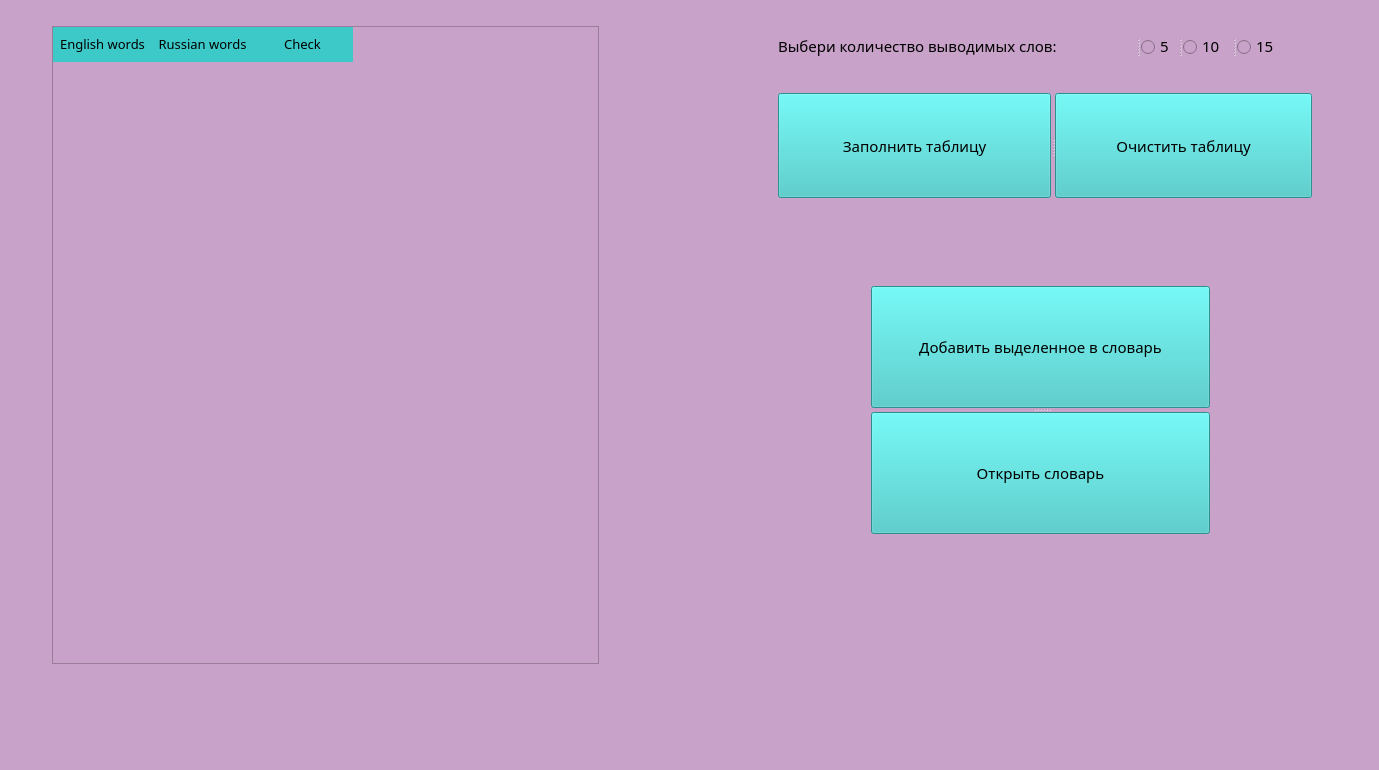
<?xml version="1.0" encoding="UTF-8"?>
<ui version="4.0">
 <class>MainWindow</class>
 <widget class="QMainWindow" name="MainWindow">
  <property name="geometry">
   <rect>
    <x>0</x>
    <y>0</y>
    <width>1379</width>
    <height>770</height>
   </rect>
  </property>
  <property name="windowTitle">
   <string>MainWindow</string>
  </property>
  <property name="styleSheet">
   <string notr="true">*
{
	background:#c8a2c8;
	font-size: 15px;
	font-family: Century Gothic, sans-serif;
}

QPushButton{
	background-color: #3cc9c7;
}

QPushButton:hover{
	background: #48f0ed;
}

QHeaderView::section {
    background-color:#3cc9c7;
    padding: 4px;
    font-size: 10pt;
    border-style: solid;
    border-bottom: 1px solid #3cc9c7;
    border-right: 1px solid #3cc9c7;
}


QTableWidget {
    gridline-color:#3cc9c7 ;
    font-size: 10pt;
}

QTableWidget QTableCornerButton::section {
    background-color:#3cc9c7;
    border: 1px solid #3cc9c7;
}
QRadioButton {
     spacing: 5px;

 }

QRadioButton::indicator {
     width: 15px;
     height: 15px;
	color:red;
 }

</string>
  </property>
  <widget class="QWidget" name="centralwidget">
   <widget class="QTableWidget" name="tableWidget">
    <property name="geometry">
     <rect>
      <x>52</x>
      <y>26</y>
      <width>547</width>
      <height>638</height>
     </rect>
    </property>
    <property name="sizeAdjustPolicy">
     <enum>QAbstractScrollArea::AdjustToContents</enum>
    </property>
    <column>
     <property name="text">
      <string>English words</string>
     </property>
    </column>
    <column>
     <property name="text">
      <string>Russian words</string>
     </property>
    </column>
    <column>
     <property name="text">
      <string>Check</string>
     </property>
    </column>
   </widget>
   <widget class="QSplitter" name="splitter">
    <property name="geometry">
     <rect>
      <x>871</x>
      <y>286</y>
      <width>339</width>
      <height>248</height>
     </rect>
    </property>
    <property name="orientation">
     <enum>Qt::Vertical</enum>
    </property>
    <widget class="QPushButton" name="pushButton_make">
     <property name="cursor">
      <cursorShape>PointingHandCursor</cursorShape>
     </property>
     <property name="text">
      <string>Добавить выделенное в словарь</string>
     </property>
     <property name="flat">
      <bool>false</bool>
     </property>
    </widget>
    <widget class="QPushButton" name="pushButton_open">
     <property name="cursor">
      <cursorShape>PointingHandCursor</cursorShape>
     </property>
     <property name="text">
      <string>Открыть словарь</string>
     </property>
     <property name="flat">
      <bool>false</bool>
     </property>
    </widget>
   </widget>
   <widget class="QSplitter" name="splitter_2">
    <property name="geometry">
     <rect>
      <x>778</x>
      <y>93</y>
      <width>534</width>
      <height>105</height>
     </rect>
    </property>
    <property name="orientation">
     <enum>Qt::Horizontal</enum>
    </property>
    <widget class="QPushButton" name="pushButton_add">
     <property name="cursor">
      <cursorShape>PointingHandCursor</cursorShape>
     </property>
     <property name="styleSheet">
      <string notr="true">QpushButton{color:red;}</string>
     </property>
     <property name="text">
      <string>Заполнить таблицу</string>
     </property>
     <property name="flat">
      <bool>false</bool>
     </property>
    </widget>
    <widget class="QPushButton" name="pushButton_del">
     <property name="cursor">
      <cursorShape>PointingHandCursor</cursorShape>
     </property>
     <property name="text">
      <string>Очистить таблицу</string>
     </property>
     <property name="flat">
      <bool>false</bool>
     </property>
    </widget>
   </widget>
   <widget class="QSplitter" name="splitter_3">
    <property name="geometry">
     <rect>
      <x>778</x>
      <y>26</y>
      <width>508</width>
      <height>40</height>
     </rect>
    </property>
    <property name="orientation">
     <enum>Qt::Horizontal</enum>
    </property>
    <widget class="QLabel" name="label">
     <property name="font">
      <font>
       <family>Century Gothic,sans-serif</family>
       <pointsize>-1</pointsize>
      </font>
     </property>
     <property name="text">
      <string>Выбери количество выводимых слов:</string>
     </property>
    </widget>
    <widget class="QRadioButton" name="radioButton">
     <property name="text">
      <string>5</string>
     </property>
    </widget>
    <widget class="QRadioButton" name="radioButton_3">
     <property name="text">
      <string>10</string>
     </property>
    </widget>
    <widget class="QRadioButton" name="radioButton_2">
     <property name="text">
      <string>15</string>
     </property>
    </widget>
   </widget>
  </widget>
  <widget class="QMenuBar" name="menubar">
   <property name="geometry">
    <rect>
     <x>0</x>
     <y>0</y>
     <width>1379</width>
     <height>26</height>
    </rect>
   </property>
  </widget>
 </widget>
 <tabstops>
  <tabstop>pushButton_make</tabstop>
  <tabstop>pushButton_del</tabstop>
  <tabstop>tableWidget</tabstop>
  <tabstop>pushButton_add</tabstop>
 </tabstops>
 <resources/>
 <connections/>
</ui>
